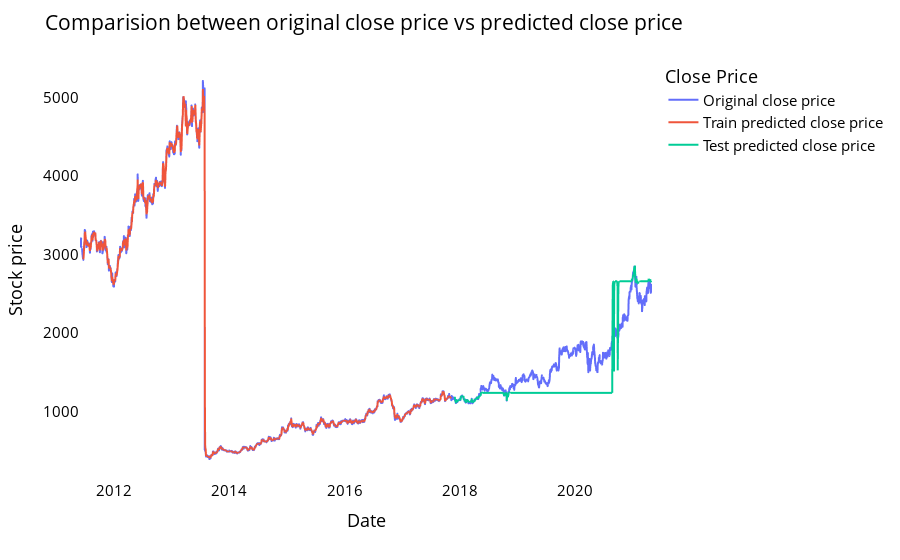

Source (notebook cell):
### Code cell
# shift train predictions for plotting

look_back=time_step
trainPredictPlot = np.empty_like(closedf)
trainPredictPlot[:, :] = np.nan
trainPredictPlot[look_back:len(train_predict)+look_back, :] = train_predict
print("Train predicted data: ", trainPredictPlot.shape)

# shift test predictions for plotting
testPredictPlot = np.empty_like(closedf)
testPredictPlot[:, :] = np.nan
testPredictPlot[len(train_predict)+(look_back*2)+1:len(closedf)-1, :] = test_predict
print("Test predicted data: ", testPredictPlot.shape)

names = cycle(['Original close price','Train predicted close price','Test predicted close price'])


plotdf = pd.DataFrame({'date': close_stock['date'],
                       'original_close': close_stock['close'],
                      'train_predicted_close': trainPredictPlot.reshape(1,-1)[0].tolist(),
                      'test_predicted_close': testPredictPlot.reshape(1,-1)[0].tolist()})

fig = px.line(plotdf,x=plotdf['date'], y=[plotdf['original_close'],plotdf['train_predicted_close'],
                                          plotdf['test_predicted_close']],
              labels={'value':'Stock price','date': 'Date'})
fig.update_layout(title_text='Comparision between original close price vs predicted close price',
                  plot_bgcolor='white', font_size=15, font_color='black', legend_title_text='Close Price')
fig.for_each_trace(lambda t:  t.update(name = next(names)))

fig.update_xaxes(showgrid=False)
fig.update_yaxes(showgrid=False)
fig.show()

### Figure 1 — Plotly figure (JSON) as saved in the notebook; plotly's stock layout.template omitted (floating-point values rounded to 4 significant figures; data arrays with more than 128 entries replaced by an {"elided": "..."} marker saying what was removed)
{"data": [{"hovertemplate": "variable=original_close<br>Date=%{x}<br>Stock price=%{y}<extra></extra>", "legendgroup": "original_close", "line": {"color": "#636efa", "dash": "solid"}, "marker": {"symbol": "circle"}, "mode": "lines", "name": "Original close price", "showlegend": true, "type": "scattergl", "x": {"elided": "2456 str values"}, "xaxis": "x", "y": {"elided": "2456 float values"}, "yaxis": "y"}, {"hovertemplate": "variable=train_predicted_close<br>Date=%{x}<br>Stock price=%{y}<extra></extra>", "legendgroup": "train_predicted_close", "line": {"color": "#EF553B", "dash": "solid"}, "marker": {"symbol": "circle"}, "mode": "lines", "name": "Train predicted close price", "showlegend": true, "type": "scattergl", "x": {"elided": "2456 str values"}, "xaxis": "x", "y": {"elided": "2456 float values"}, "yaxis": "y"}, {"hovertemplate": "variable=test_predicted_close<br>Date=%{x}<br>Stock price=%{y}<extra></extra>", "legendgroup": "test_predicted_close", "line": {"color": "#00cc96", "dash": "solid"}, "marker": {"symbol": "circle"}, "mode": "lines", "name": "Test predicted close price", "showlegend": true, "type": "scattergl", "x": {"elided": "2456 str values"}, "xaxis": "x", "y": {"elided": "2456 float values"}, "yaxis": "y"}], "layout": {"font": {"color": "black", "size": 15}, "legend": {"title": {"text": "Close Price"}, "tracegroupgap": 0}, "margin": {"t": 60}, "plot_bgcolor": "white", "title": {"text": "Comparision between original close price vs predicted close price"}, "xaxis": {"anchor": "y", "domain": [0, 1], "showgrid": false, "title": {"text": "Date"}}, "yaxis": {"anchor": "x", "domain": [0, 1], "showgrid": false, "title": {"text": "Stock price"}}}}
